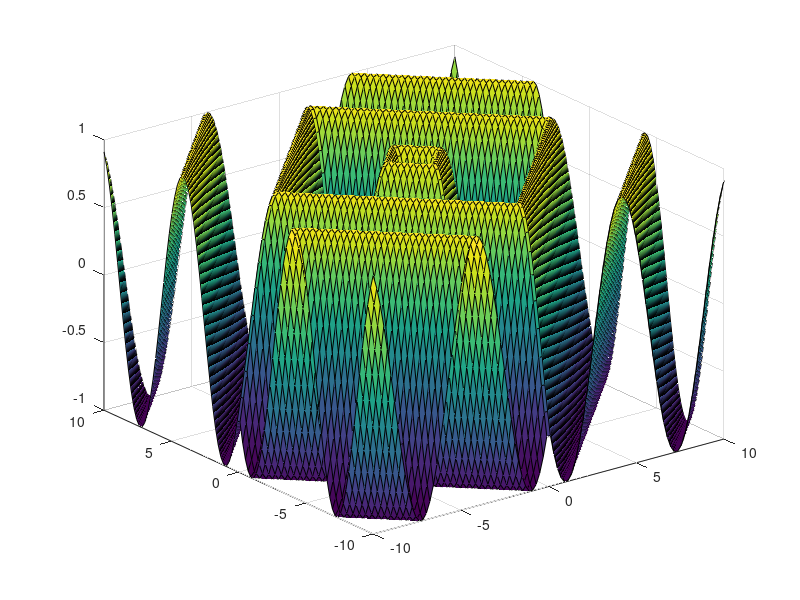

MATLAB code for this plot:
clear
clc
close all
x = linspace(-10,10,100);
y = linspace(-10,10,100);
z = [];
%hold on
for idx = 1:length(x)
  for idy = 1:length(y)
    %z(idx,idy) = sin(x(idx)) *  sin(y(idy)) / (x(idx)*y(idy));
    %z(idx,idy) = NaN;^
    %z(idx,idy) = sqrt(((2*(x(idx))) - (y(idy))));
    %10
     a = (x(idx)); % esto es "x" al cuadrado
      b = (y(idy)); % esto es "y" al cuadrado
      %c = sqrt((y(idy)) - a);
      %d = (1-b);

      c = (abs(a));
      d = (abs(b));
      %c = sqrt(16 - a - b );
      %d = sqrt(y(idy));
      z(idx,idy) = sin(c + d);


   end
end

%xlabel('Eje-X')
%ylabel('Eje-Y')
%hold off
 surf(x, y, z)

